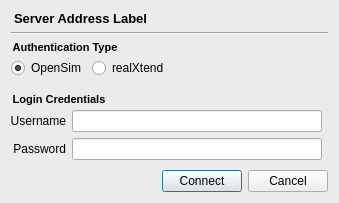
<?xml version="1.0" encoding="UTF-8"?>
<ui version="4.0">
 <class>InworldLogin</class>
 <widget class="QDialog" name="InworldLogin">
  <property name="geometry">
   <rect>
    <x>0</x>
    <y>0</y>
    <width>339</width>
    <height>203</height>
   </rect>
  </property>
  <property name="windowTitle">
   <string>InworldLoginWidget</string>
  </property>
  <property name="styleSheet">
   <string notr="true">QDialog {
/*
	background-color: qlineargradient(spread:pad, x1:0.006, y1:0, x2:0, y2:1, stop:0.142045 rgba(229, 234, 243, 50), stop:0.295455 rgba(209, 215, 221, 110), stop:0.65 rgba(179, 183, 196, 110), stop:1 rgba(222, 227, 236, 100));
*/
	
	background-color: rgb(235, 235, 235);
	padding: 5px;
}

QGroupBox {
/*
	border: 2px solid;
	border-color: qlineargradient(spread:pad, x1:0, y1:0, x2:1, y2:1, stop:0 rgba(0, 169, 255, 118), stop:1 rgba(0, 0, 0, 0));
	border-radius: 0px;
	border-top-right-radius: 0px;
	border-bottom-left-radius: 0px;
	border-right: 0px;
	border-bottom: 0px;
*/
	border: 0px;
	margin-top:17px;
	margin-left: 0px;
	margin-right: 0px;
	font-size: 11px;
	font: bold;
	color: rgb(0, 0, 0);
 }

 QGroupBox::title {
	subcontrol-origin: margin;
	subcontrol-position: top left;
	padding: 0px 0px;
	background-color: rgba(0,0,0,0);
 }

 /*
QGroupBox {
	border: 2px solid;
	border-color: qlineargradient(spread:pad, x1:0, y1:0, x2:1, y2:1, stop:0 rgba(0, 169, 255, 118), stop:1 rgba(0, 0, 0, 0));
	border-radius: 0px;
	border-top-right-radius: 0px;
	border-bottom-left-radius: 0px;
	border-right: 0px;
	border-bottom: 0px;
	margin-top:17px;
	margin-left: 15px;
	margin-right: 15px;
	font-size: 12px;
	font: bold;
	color: rgb(255, 255, 255);
 }

 QGroupBox::title {
	subcontrol-origin: margin;
	subcontrol-position: top left;
	padding: 0px 22px;
	background-color: rgba(0,0,0,0);
 }

QLineEdit {
	border: 1px solid grey;
	border-radius: 0px;
	border-bottom-right-radius: 8px;
}

QLabel {
	color: rgb(229, 229, 229);
}

QLabel#label_OpenSim, QRadioButton#radioButton_realXtend {
	font-size: 12px;
}

QPushButton {
	color: rgb(0, 0, 0);
	min-width: 60px;
	font-size: 12px;
	border: 1px solid;
	border-color: rgb(48, 48, 48);
	border-radius: 8px;
	border-top-left-radius: 0px;
	border-bottom-right-radius: 0px;
	padding: 2px 5px;
	background-color: qlineargradient(spread:pad, x1:0.488636, y1:0.273, x2:0.511, y2:1, stop:0 rgba(0, 0, 0, 50), stop:1 rgba(207, 207, 207, 100));
}

QPushButton:hover {
	border-color: rgba(0, 0, 0, 255);
	color: rgb(0,0,0);
	background-color: qlineargradient(spread:pad, x1:0.488636, y1:0.273, x2:0.511, y2:1, stop:0 rgba(0, 169, 255, 255), stop:1 rgba(0, 0, 0, 50));
}

QPushButton#pushButton_Connect, QPushButton#pushButton_Close {
	margin-right:15px;
}
*/</string>
  </property>
  <layout class="QVBoxLayout" name="verticalLayout">
   <item>
    <widget class="QLabel" name="status_message_label">
     <property name="font">
      <font>
       <pointsize>10</pointsize>
       <weight>75</weight>
       <bold>true</bold>
      </font>
     </property>
     <property name="text">
      <string>Server Address Label</string>
     </property>
     <property name="indent">
      <number>3</number>
     </property>
    </widget>
   </item>
   <item>
    <widget class="Line" name="line">
     <property name="orientation">
      <enum>Qt::Horizontal</enum>
     </property>
    </widget>
   </item>
   <item>
    <widget class="QGroupBox" name="groupBox">
     <property name="title">
      <string>Authentication Type</string>
     </property>
     <layout class="QHBoxLayout" name="horizontalLayout_7">
      <property name="leftMargin">
       <number>0</number>
      </property>
      <property name="topMargin">
       <number>0</number>
      </property>
      <property name="rightMargin">
       <number>0</number>
      </property>
      <property name="bottomMargin">
       <number>9</number>
      </property>
      <item>
       <layout class="QHBoxLayout" name="horizontalLayout_TopRadioButtons">
        <item>
         <widget class="QRadioButton" name="radioButton_OpenSim">
          <property name="styleSheet">
           <string notr="true"/>
          </property>
          <property name="text">
           <string>OpenSim</string>
          </property>
          <property name="checked">
           <bool>true</bool>
          </property>
         </widget>
        </item>
        <item>
         <widget class="QRadioButton" name="radioButton_realXtend">
          <property name="styleSheet">
           <string notr="true"/>
          </property>
          <property name="text">
           <string>realXtend</string>
          </property>
         </widget>
        </item>
       </layout>
      </item>
      <item>
       <spacer name="horizontalSpacer_4">
        <property name="orientation">
         <enum>Qt::Horizontal</enum>
        </property>
        <property name="sizeHint" stdset="0">
         <size>
          <width>5</width>
          <height>5</height>
         </size>
        </property>
       </spacer>
      </item>
     </layout>
    </widget>
   </item>
   <item>
    <widget class="QGroupBox" name="groupBox_2">
     <property name="title">
      <string>Login Credentials</string>
     </property>
     <layout class="QVBoxLayout" name="verticalLayout_3">
      <property name="margin">
       <number>0</number>
      </property>
      <item>
       <layout class="QVBoxLayout" name="verticalLayout_InputFields">
        <item>
         <layout class="QHBoxLayout" name="horizontalLayout_3">
          <item>
           <widget class="QLabel" name="label_Username">
            <property name="minimumSize">
             <size>
              <width>55</width>
              <height>0</height>
             </size>
            </property>
            <property name="maximumSize">
             <size>
              <width>55</width>
              <height>16777215</height>
             </size>
            </property>
            <property name="text">
             <string>Username</string>
            </property>
            <property name="alignment">
             <set>Qt::AlignRight|Qt::AlignTrailing|Qt::AlignVCenter</set>
            </property>
            <property name="indent">
             <number>0</number>
            </property>
           </widget>
          </item>
          <item>
           <widget class="QLineEdit" name="lineEdit_Username">
            <property name="minimumSize">
             <size>
              <width>250</width>
              <height>0</height>
             </size>
            </property>
            <property name="maximumSize">
             <size>
              <width>250</width>
              <height>16777215</height>
             </size>
            </property>
           </widget>
          </item>
          <item>
           <spacer name="horizontalSpacer_5">
            <property name="orientation">
             <enum>Qt::Horizontal</enum>
            </property>
            <property name="sizeHint" stdset="0">
             <size>
              <width>5</width>
              <height>5</height>
             </size>
            </property>
           </spacer>
          </item>
         </layout>
        </item>
        <item>
         <layout class="QHBoxLayout" name="horizontalLayout_4">
          <item>
           <widget class="QLabel" name="label_Password">
            <property name="minimumSize">
             <size>
              <width>55</width>
              <height>0</height>
             </size>
            </property>
            <property name="maximumSize">
             <size>
              <width>55</width>
              <height>16777215</height>
             </size>
            </property>
            <property name="text">
             <string>Password</string>
            </property>
            <property name="alignment">
             <set>Qt::AlignRight|Qt::AlignTrailing|Qt::AlignVCenter</set>
            </property>
            <property name="indent">
             <number>0</number>
            </property>
           </widget>
          </item>
          <item>
           <widget class="QLineEdit" name="lineEdit_Password">
            <property name="minimumSize">
             <size>
              <width>250</width>
              <height>0</height>
             </size>
            </property>
            <property name="maximumSize">
             <size>
              <width>250</width>
              <height>16777215</height>
             </size>
            </property>
            <property name="echoMode">
             <enum>QLineEdit::Password</enum>
            </property>
           </widget>
          </item>
          <item>
           <spacer name="horizontalSpacer_6">
            <property name="orientation">
             <enum>Qt::Horizontal</enum>
            </property>
            <property name="sizeHint" stdset="0">
             <size>
              <width>5</width>
              <height>5</height>
             </size>
            </property>
           </spacer>
          </item>
         </layout>
        </item>
       </layout>
      </item>
      <item>
       <spacer name="verticalSpacer">
        <property name="orientation">
         <enum>Qt::Vertical</enum>
        </property>
        <property name="sizeHint" stdset="0">
         <size>
          <width>20</width>
          <height>40</height>
         </size>
        </property>
       </spacer>
      </item>
      <item>
       <layout class="QHBoxLayout" name="horizontalLayout_2">
        <item>
         <spacer name="horizontalSpacer">
          <property name="orientation">
           <enum>Qt::Horizontal</enum>
          </property>
          <property name="sizeHint" stdset="0">
           <size>
            <width>40</width>
            <height>20</height>
           </size>
          </property>
         </spacer>
        </item>
        <item>
         <widget class="QPushButton" name="button_connect">
          <property name="text">
           <string>Connect</string>
          </property>
         </widget>
        </item>
        <item>
         <widget class="QPushButton" name="button_cancel">
          <property name="text">
           <string>Cancel</string>
          </property>
         </widget>
        </item>
       </layout>
      </item>
     </layout>
    </widget>
   </item>
  </layout>
 </widget>
 <resources/>
 <connections/>
</ui>
